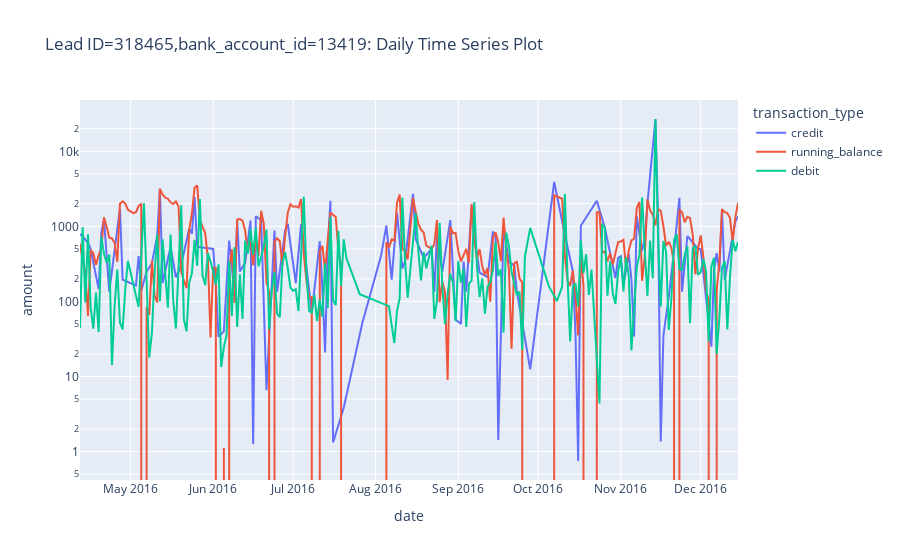

Notebook code cell kept with this figure:
### Markdown cell above
######  Using Log scale for amounts as there is a spike on just one day which makes the plot not very intuitive.

### Code cell
fig11 = px.line(df_final1, x="date", y="amount", color='transaction_type',\
              title="Lead ID=318465,bank_account_id=13419: Daily Time Series Plot")

fig11.update_layout(yaxis_type="log")

py.plot(fig11,filename = 'TimeSeries_11',auto_open=False)

fig11.show()

### Figure 1 — Plotly figure (JSON) as saved in the notebook; plotly's stock layout.template omitted (floating-point values rounded to 4 significant figures; data arrays with more than 128 entries replaced by an {"elided": "..."} marker saying what was removed)
{"data": [{"hoverlabel": {"namelength": 0}, "hovertemplate": "transaction_type=credit<br>date=%{x}<br>amount=%{y}", "legendgroup": "credit", "line": {"color": "#636efa", "dash": "solid"}, "mode": "lines", "name": "credit", "showlegend": true, "type": "scatter", "x": ["2016-04-12", "2016-04-13", "2016-04-15", "2016-04-16", "2016-04-19", "2016-04-20", "2016-04-21", "2016-04-23", "2016-04-27", "2016-04-28", "2016-05-03", "2016-05-04", "2016-05-05", "2016-05-07", "2016-05-09", "2016-05-11", "2016-05-12", "2016-05-13", "2016-05-16", "2016-05-18", "2016-05-20", "2016-05-23", "2016-05-24", "2016-05-25", "2016-05-26", "2016-06-01", "2016-06-02", "2016-06-03", "2016-06-05", "2016-06-07", "2016-06-08", "2016-06-09", "2016-06-10", "2016-06-11", "2016-06-13", "2016-06-15", "2016-06-16", "2016-06-17", "2016-06-19", "2016-06-21", "2016-06-24", "2016-06-25", "2016-06-28", "2016-06-29", "2016-06-30", "2016-07-02", "2016-07-04", "2016-07-05", "2016-07-08", "2016-07-11", "2016-07-12", "2016-07-13", "2016-07-14", "2016-07-15", "2016-07-16", "2016-07-20", "2016-07-27", "2016-08-03", "2016-08-05", "2016-08-07", "2016-08-09", "2016-08-10", "2016-08-11", "2016-08-12", "2016-08-15", "2016-08-16", "2016-08-19", "2016-08-22", "2016-08-23", "2016-08-24", "2016-08-26", "2016-08-29", "2016-08-31", "2016-09-02", "2016-09-03", "2016-09-04", "2016-09-06", "2016-09-07", "2016-09-09", "2016-09-12", "2016-09-14", "2016-09-15", "2016-09-16", "2016-09-18", "2016-09-20", "2016-09-22", "2016-09-23", "2016-09-28", "2016-10-07", "2016-10-11", "2016-10-14", "2016-10-15", "2016-10-16", "2016-10-17", "2016-10-23", "2016-10-26", "2016-10-28", "2016-10-30", "2016-10-31", "2016-11-01", "2016-11-02", "2016-11-04", "2016-11-05", "2016-11-06", "2016-11-07", "2016-11-08", "2016-11-09", "2016-11-10", "2016-11-11", "2016-11-14", "2016-11-15", "2016-11-16", "2016-11-17", "2016-11-19", "2016-11-21", "2016-11-23", "2016-11-24", "2016-11-26", "2016-11-30", "2016-12-01", "2016-12-05", "2016-12-06", "2016-12-07", "2016-12-08", "2016-12-09", "2016-12-10", "2016-12-14", "2016-12-15"], "xaxis": "x", "y": [793.3, 737.3, 600, 501.5, 146.3, 819.3, 1246, 135, 1721.0, 195.1, 163, 403.3, 140, 250, 323.6, 762.3, 3167.0, 176.5, 535.2, 210.1, 306.5, 939.9, 798.6, 2463.0, 533.9, 500, 164.2, 33.9, 40, 648.9, 288.9, 125, 1182.0, 250, 326.5, 1198.0, 1.26, 1363.0, 1210.0, 6.58, 882.9, 135, 882.5, 1081.0, 582.5, 175, 1070.0, 582.5, 70.15, 635, 146.5, 20.88, 498, 2195.0, 1.32, 3.84, 52.08, 405.4, 1024.0, 194.5, 1500, 689.8, 275.9, 340.4, 2718.0, 680.3, 379.6, 500, 135, 737.7, 250, 1213.0, 57.55, 50, 340.4, 135, 1854.0, 776.5, 242.4, 211.1, 854.5, 751.9, 1.43, 1000, 336.4, 300, 135, 12.52, 3907.0, 778, 253, 36.96, 0.75, 1019.0, 2194.0, 957.9, 437.6, 204, 380.1, 400, 166, 426.8, 194.5, 34.04, 1359.0, 783.5, 479.0, 686.6, 2008.0, 26520.0, 1359.0, 1.36, 35, 115.4, 467.9, 2403.0, 135, 744.9, 500, 500, 25, 260, 440.4, 250, 1648.0, 194.5, 1156.0, 1359.0], "yaxis": "y"}, {"hoverlabel": {"namelength": 0}, "hovertemplate": "transaction_type=running_balance<br>date=%{x}<br>amount=%{y}", "legendgroup": "running_balance", "line": {"color": "#EF553B", "dash": "solid"}, "mode": "lines", "name": "running_balance", "showlegend": true, "type": "scatter", "x": {"elided": "224 str values"}, "xaxis": "x", "y": {"elided": "224 float values"}, "yaxis": "y"}, {"hoverlabel": {"namelength": 0}, "hovertemplate": "transaction_type=debit<br>date=%{x}<br>amount=%{y}", "legendgroup": "debit", "line": {"color": "#00cc96", "dash": "solid"}, "mode": "lines", "name": "debit", "showlegend": true, "type": "scatter", "x": {"elided": "215 str values"}, "xaxis": "x", "y": {"elided": "215 float values"}, "yaxis": "y"}], "layout": {"legend": {"title": {"text": "transaction_type"}, "tracegroupgap": 0}, "title": {"text": "Lead ID=318465,bank_account_id=13419: Daily Time Series Plot"}, "xaxis": {"anchor": "y", "domain": [0, 1], "title": {"text": "date"}}, "yaxis": {"anchor": "x", "domain": [0, 1], "title": {"text": "amount"}, "type": "log"}}}
